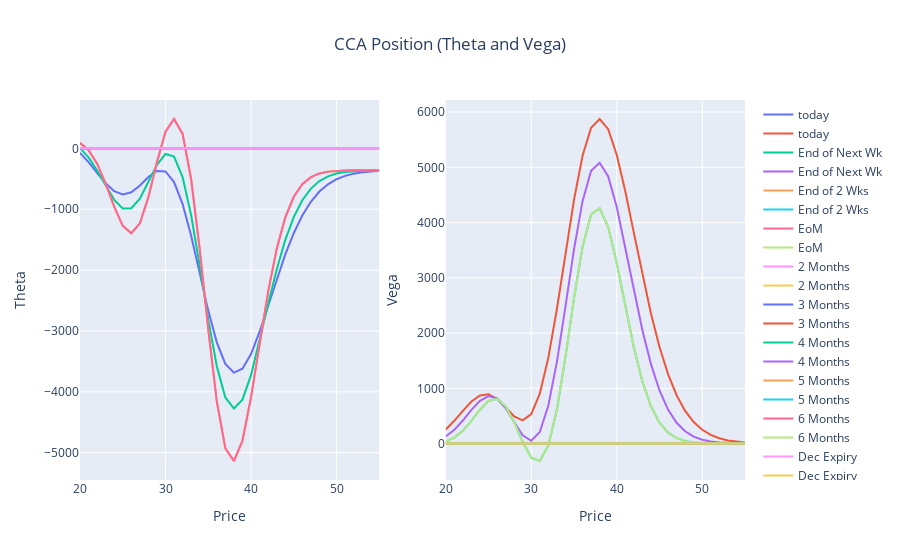

This figure's notebook cell:
### Code cell
fig = make_subplots(rows=1, cols=2)
for i in range(0,len(fig_t.data)):
    fig.add_trace(fig_t.data[i], row=1, col=1)
    fig.add_trace(fig_v.data[i], row=1, col=2)

fig.update_layout(title={'text': 'CCA Position (Theta and Vega)','x': 0.5,'xanchor': 'center'})

fig.update_xaxes(title_text="Price", row=1, col=1)
fig.update_yaxes(title_text="Theta", row=1, col=1)
fig.update_xaxes(title_text="Price", row=1, col=2)
fig.update_yaxes(title_text="Vega", row=1, col=2)
fig.show()

### Figure 1 — Plotly figure (JSON) as saved in the notebook; plotly's stock layout.template omitted (floating-point values rounded to 4 significant figures)
{"data": [{"name": "today", "type": "scatter", "x": [20, 21, 22, 23, 24, 25, 26, 27, 28, 29, 30, 31, 32, 33, 34, 35, 36, 37, 38, 39, 40, 41, 42, 43, 44, 45, 46, 47, 48, 49, 50, 51, 52, 53, 54, 55], "xaxis": "x", "y": [-74.15, -225.6, -402.8, -575.1, -704.4, -757.6, -721.2, -610.4, -471.1, -370.4, -379.9, -554.6, -914.7, -1435.0, -2050.0, -2666.0, -3188.0, -3541.0, -3685.0, -3620.0, -3380.0, -3017.0, -2590.0, -2153.0, -1745.0, -1392.0, -1103.0, -877.5, -710.0, -590.0, -507.1, -451.6, -415.4, -392.5, -378.4, -369.8], "yaxis": "y"}, {"name": "today", "type": "scatter", "x": [20, 21, 22, 23, 24, 25, 26, 27, 28, 29, 30, 31, 32, 33, 34, 35, 36, 37, 38, 39, 40, 41, 42, 43, 44, 45, 46, 47, 48, 49, 50, 51, 52, 53, 54, 55], "xaxis": "x2", "y": [254.0, 412.2, 593.0, 760.6, 871.7, 891.3, 809.5, 654.5, 493.2, 420.0, 533.1, 904.9, 1555.0, 2436.0, 3437.0, 4411.0, 5210.0, 5716.0, 5875.0, 5691.0, 5225.0, 4566.0, 3813.0, 3054.0, 2353.0, 1748.0, 1256.0, 875.0, 591.8, 389.5, 249.9, 156.6, 95.96, 57.59, 33.89, 19.58], "yaxis": "y2"}, {"name": "End of Next Wk", "type": "scatter", "x": [20, 21, 22, 23, 24, 25, 26, 27, 28, 29, 30, 31, 32, 33, 34, 35, 36, 37, 38, 39, 40, 41, 42, 43, 44, 45, 46, 47, 48, 49, 50, 51, 52, 53, 54, 55], "xaxis": "x", "y": [4.812, -148.7, -364.9, -616.0, -846.1, -986.8, -984.3, -826.3, -556.7, -270.9, -92.27, -136.2, -472.9, -1098.0, -1927.0, -2811.0, -3580.0, -4093.0, -4275.0, -4129.0, -3726.0, -3170.0, -2564.0, -1994.0, -1509.0, -1129.0, -851.7, -661.1, -537.0, -459.9, -414.2, -388.0, -373.7, -366.0, -362.1, -360.1], "yaxis": "y"}, {"name": "End of Next Wk", "type": "scatter", "x": [20, 21, 22, 23, 24, 25, 26, 27, 28, 29, 30, 31, 32, 33, 34, 35, 36, 37, 38, 39, 40, 41, 42, 43, 44, 45, 46, 47, 48, 49, 50, 51, 52, 53, 54, 55], "xaxis": "x2", "y": [127.2, 248.4, 417.2, 608.7, 775.0, 858.5, 816.1, 643.4, 389.2, 150.5, 51.68, 208.4, 688.5, 1480.0, 2479.0, 3514.0, 4387.0, 4938.0, 5083.0, 4835.0, 4282.0, 3552.0, 2775.0, 2050.0, 1438.0, 961.6, 614.6, 376.7, 222.0, 126.1, 69.23, 36.8, 18.98, 9.521, 4.65, 2.216], "yaxis": "y2"}, {"name": "End of 2 Wks", "type": "scatter", "x": [20, 21, 22, 23, 24, 25, 26, 27, 28, 29, 30, 31, 32, 33, 34, 35, 36, 37, 38, 39, 40, 41, 42, 43, 44, 45, 46, 47, 48, 49, 50, 51, 52, 53, 54, 55], "xaxis": "x", "y": [91.17, -28.96, -251.1, -578.7, -957.2, -1274.0, -1394.0, -1231.0, -798.5, -227.0, 273.6, 482.4, 237.8, -507.0, -1655.0, -2973.0, -4156.0, -4928.0, -5137.0, -4804.0, -4090.0, -3211.0, -2360.0, -1655.0, -1138.0, -796.0, -588.7, -472.5, -411.9, -382.3, -368.6, -362.6, -360.2, -359.2, -358.8, -358.7], "yaxis": "y"}, {"name": "End of 2 Wks", "type": "scatter", "x": [20, 21, 22, 23, 24, 25, 26, 27, 28, 29, 30, 31, 32, 33, 34, 35, 36, 37, 38, 39, 40, 41, 42, 43, 44, 45, 46, 47, 48, 49, 50, 51, 52, 53, 54, 55], "xaxis": "x2", "y": [40.93, 107.6, 230.3, 409.6, 612.6, 772.2, 810.2, 676.8, 386.6, 28.59, -255.9, -315.5, -36.22, 615.5, 1565.0, 2629.0, 3565.0, 4147.0, 4258.0, 3919.0, 3266.0, 2485.0, 1738.0, 1123.0, 674.2, 377.8, 198.5, 98.21, 45.92, 20.36, 8.595, 3.463, 1.336, 0.4949, 0.1764, 0.06069], "yaxis": "y2"}, {"name": "EoM", "type": "scatter", "x": [20, 21, 22, 23, 24, 25, 26, 27, 28, 29, 30, 31, 32, 33, 34, 35, 36, 37, 38, 39, 40, 41, 42, 43, 44, 45, 46, 47, 48, 49, 50, 51, 52, 53, 54, 55], "xaxis": "x", "y": [91.17, -28.96, -251.1, -578.7, -957.2, -1274.0, -1394.0, -1231.0, -798.5, -227.0, 273.6, 482.4, 237.8, -507.0, -1655.0, -2973.0, -4156.0, -4928.0, -5137.0, -4804.0, -4090.0, -3211.0, -2360.0, -1655.0, -1138.0, -796.0, -588.7, -472.5, -411.9, -382.3, -368.6, -362.6, -360.2, -359.2, -358.8, -358.7], "yaxis": "y"}, {"name": "EoM", "type": "scatter", "x": [20, 21, 22, 23, 24, 25, 26, 27, 28, 29, 30, 31, 32, 33, 34, 35, 36, 37, 38, 39, 40, 41, 42, 43, 44, 45, 46, 47, 48, 49, 50, 51, 52, 53, 54, 55], "xaxis": "x2", "y": [40.93, 107.6, 230.3, 409.6, 612.6, 772.2, 810.2, 676.8, 386.6, 28.59, -255.9, -315.5, -36.22, 615.5, 1565.0, 2629.0, 3565.0, 4147.0, 4258.0, 3919.0, 3266.0, 2485.0, 1738.0, 1123.0, 674.2, 377.8, 198.5, 98.21, 45.92, 20.36, 8.595, 3.463, 1.336, 0.4949, 0.1764, 0.06069], "yaxis": "y2"}, {"name": "2 Months", "type": "scatter", "x": [20, 21, 22, 23, 24, 25, 26, 27, 28, 29, 30, 31, 32, 33, 34, 35, 36, 37, 38, 39, 40, 41, 42, 43, 44, 45, 46, 47, 48, 49, 50, 51, 52, 53, 54, 55], "xaxis": "x", "y": [0, 0, 0, 0, 0, 0, 0, 0, 0, 0, 0, 0, 0, 0, 0, 0, 0, 0, 0, 0, 0, 0, 0, 0, 0, 0, 0, 0, 0, 0, 0, 0, 0, 0, 0, 0], "yaxis": "y"}, {"name": "2 Months", "type": "scatter", "x": [20, 21, 22, 23, 24, 25, 26, 27, 28, 29, 30, 31, 32, 33, 34, 35, 36, 37, 38, 39, 40, 41, 42, 43, 44, 45, 46, 47, 48, 49, 50, 51, 52, 53, 54, 55], "xaxis": "x2", "y": [0, 0, 0, 0, 0, 0, 0, 0, 0, 0, 0, 0, 0, 0, 0, 0, 0, 0, 0, 0, 0, 0, 0, 0, 0, 0, 0, 0, 0, 0, 0, 0, 0, 0, 0, 0], "yaxis": "y2"}, {"name": "3 Months", "type": "scatter", "x": [20, 21, 22, 23, 24, 25, 26, 27, 28, 29, 30, 31, 32, 33, 34, 35, 36, 37, 38, 39, 40, 41, 42, 43, 44, 45, 46, 47, 48, 49, 50, 51, 52, 53, 54, 55], "xaxis": "x", "y": [0, 0, 0, 0, 0, 0, 0, 0, 0, 0, 0, 0, 0, 0, 0, 0, 0, 0, 0, 0, 0, 0, 0, 0, 0, 0, 0, 0, 0, 0, 0, 0, 0, 0, 0, 0], "yaxis": "y"}, {"name": "3 Months", "type": "scatter", "x": [20, 21, 22, 23, 24, 25, 26, 27, 28, 29, 30, 31, 32, 33, 34, 35, 36, 37, 38, 39, 40, 41, 42, 43, 44, 45, 46, 47, 48, 49, 50, 51, 52, 53, 54, 55], "xaxis": "x2", "y": [0, 0, 0, 0, 0, 0, 0, 0, 0, 0, 0, 0, 0, 0, 0, 0, 0, 0, 0, 0, 0, 0, 0, 0, 0, 0, 0, 0, 0, 0, 0, 0, 0, 0, 0, 0], "yaxis": "y2"}, {"name": "4 Months", "type": "scatter", "x": [20, 21, 22, 23, 24, 25, 26, 27, 28, 29, 30, 31, 32, 33, 34, 35, 36, 37, 38, 39, 40, 41, 42, 43, 44, 45, 46, 47, 48, 49, 50, 51, 52, 53, 54, 55], "xaxis": "x", "y": [0, 0, 0, 0, 0, 0, 0, 0, 0, 0, 0, 0, 0, 0, 0, 0, 0, 0, 0, 0, 0, 0, 0, 0, 0, 0, 0, 0, 0, 0, 0, 0, 0, 0, 0, 0], "yaxis": "y"}, {"name": "4 Months", "type": "scatter", "x": [20, 21, 22, 23, 24, 25, 26, 27, 28, 29, 30, 31, 32, 33, 34, 35, 36, 37, 38, 39, 40, 41, 42, 43, 44, 45, 46, 47, 48, 49, 50, 51, 52, 53, 54, 55], "xaxis": "x2", "y": [0, 0, 0, 0, 0, 0, 0, 0, 0, 0, 0, 0, 0, 0, 0, 0, 0, 0, 0, 0, 0, 0, 0, 0, 0, 0, 0, 0, 0, 0, 0, 0, 0, 0, 0, 0], "yaxis": "y2"}, {"name": "5 Months", "type": "scatter", "x": [20, 21, 22, 23, 24, 25, 26, 27, 28, 29, 30, 31, 32, 33, 34, 35, 36, 37, 38, 39, 40, 41, 42, 43, 44, 45, 46, 47, 48, 49, 50, 51, 52, 53, 54, 55], "xaxis": "x", "y": [0, 0, 0, 0, 0, 0, 0, 0, 0, 0, 0, 0, 0, 0, 0, 0, 0, 0, 0, 0, 0, 0, 0, 0, 0, 0, 0, 0, 0, 0, 0, 0, 0, 0, 0, 0], "yaxis": "y"}, {"name": "5 Months", "type": "scatter", "x": [20, 21, 22, 23, 24, 25, 26, 27, 28, 29, 30, 31, 32, 33, 34, 35, 36, 37, 38, 39, 40, 41, 42, 43, 44, 45, 46, 47, 48, 49, 50, 51, 52, 53, 54, 55], "xaxis": "x2", "y": [0, 0, 0, 0, 0, 0, 0, 0, 0, 0, 0, 0, 0, 0, 0, 0, 0, 0, 0, 0, 0, 0, 0, 0, 0, 0, 0, 0, 0, 0, 0, 0, 0, 0, 0, 0], "yaxis": "y2"}, {"name": "6 Months", "type": "scatter", "x": [20, 21, 22, 23, 24, 25, 26, 27, 28, 29, 30, 31, 32, 33, 34, 35, 36, 37, 38, 39, 40, 41, 42, 43, 44, 45, 46, 47, 48, 49, 50, 51, 52, 53, 54, 55], "xaxis": "x", "y": [0, 0, 0, 0, 0, 0, 0, 0, 0, 0, 0, 0, 0, 0, 0, 0, 0, 0, 0, 0, 0, 0, 0, 0, 0, 0, 0, 0, 0, 0, 0, 0, 0, 0, 0, 0], "yaxis": "y"}, {"name": "6 Months", "type": "scatter", "x": [20, 21, 22, 23, 24, 25, 26, 27, 28, 29, 30, 31, 32, 33, 34, 35, 36, 37, 38, 39, 40, 41, 42, 43, 44, 45, 46, 47, 48, 49, 50, 51, 52, 53, 54, 55], "xaxis": "x2", "y": [0, 0, 0, 0, 0, 0, 0, 0, 0, 0, 0, 0, 0, 0, 0, 0, 0, 0, 0, 0, 0, 0, 0, 0, 0, 0, 0, 0, 0, 0, 0, 0, 0, 0, 0, 0], "yaxis": "y2"}, {"name": "Dec Expiry", "type": "scatter", "x": [20, 21, 22, 23, 24, 25, 26, 27, 28, 29, 30, 31, 32, 33, 34, 35, 36, 37, 38, 39, 40, 41, 42, 43, 44, 45, 46, 47, 48, 49, 50, 51, 52, 53, 54, 55], "xaxis": "x", "y": [0, 0, 0, 0, 0, 0, 0, 0, 0, 0, 0, 0, 0, 0, 0, 0, 0, 0, 0, 0, 0, 0, 0, 0, 0, 0, 0, 0, 0, 0, 0, 0, 0, 0, 0, 0], "yaxis": "y"}, {"name": "Dec Expiry", "type": "scatter", "x": [20, 21, 22, 23, 24, 25, 26, 27, 28, 29, 30, 31, 32, 33, 34, 35, 36, 37, 38, 39, 40, 41, 42, 43, 44, 45, 46, 47, 48, 49, 50, 51, 52, 53, 54, 55], "xaxis": "x2", "y": [0, 0, 0, 0, 0, 0, 0, 0, 0, 0, 0, 0, 0, 0, 0, 0, 0, 0, 0, 0, 0, 0, 0, 0, 0, 0, 0, 0, 0, 0, 0, 0, 0, 0, 0, 0], "yaxis": "y2"}], "layout": {"autosize": true, "title": {"text": "CCA Position (Theta and Vega)", "x": 0.5, "xanchor": "center"}, "xaxis": {"anchor": "y", "autorange": true, "domain": [0, 0.45], "range": [20, 55], "title": {"text": "Price"}, "type": "linear"}, "xaxis2": {"anchor": "y2", "autorange": true, "domain": [0.55, 1], "range": [20, 55], "title": {"text": "Price"}, "type": "linear"}, "yaxis": {"anchor": "x", "autorange": true, "domain": [0, 1], "range": [-5449.0, 794.5], "title": {"text": "Theta"}, "type": "linear"}, "yaxis2": {"anchor": "x2", "autorange": true, "domain": [0, 1], "range": [-659.4, 6219.0], "title": {"text": "Vega"}, "type": "linear"}}}
